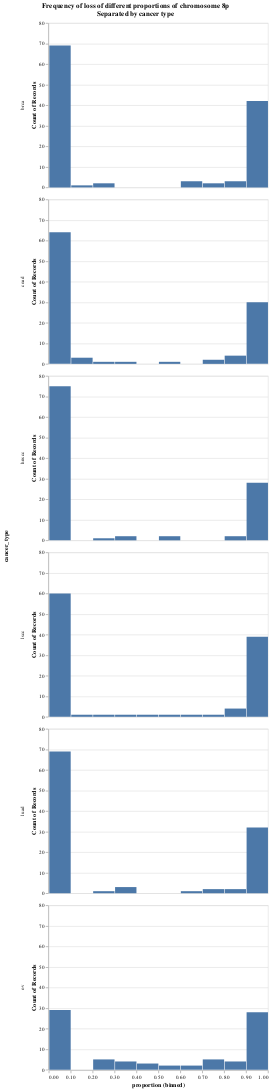

The code cell stored with this chart in its notebook:
### Code cell
# By cancer type
split_cancers_histo = alt.Chart(has_event).mark_bar().encode(
    x=alt.X(
        "proportion",
        bin=True
    ),
    y="count()",
    row="cancer_type",
).properties(
    title=[
        f"Frequency of {EVENT_TYPE} of different proportions of chromosome {CHROMOSOME}{ARM}",
        "Separated by cancer type"
    ]
).configure_title(
    anchor="middle"
)

split_cancers_histo

### Figure 1 — Vega-Lite specification as saved in the notebook (floating-point values rounded to 4 significant figures; data arrays with more than 128 entries replaced by an {"elided": "..."} marker saying what was removed)
{"config": {"view": {"continuousWidth": 400, "continuousHeight": 300}, "title": {"anchor": "middle"}}, "data": {"name": "data-7174b6bdb26ba4aa4a23fbe8e1460062"}, "mark": "bar", "encoding": {"row": {"field": "cancer_type", "type": "nominal"}, "x": {"bin": true, "field": "proportion", "type": "quantitative"}, "y": {"aggregate": "count", "type": "quantitative"}}, "title": ["Frequency of loss of different proportions of chromosome 8p", "Separated by cancer type"], "$schema": "https://vega.github.io/schema/vega-lite/v4.17.0.json", "datasets": {"data-7174b6bdb26ba4aa4a23fbe8e1460062": {"elided": "640 records"}}}
